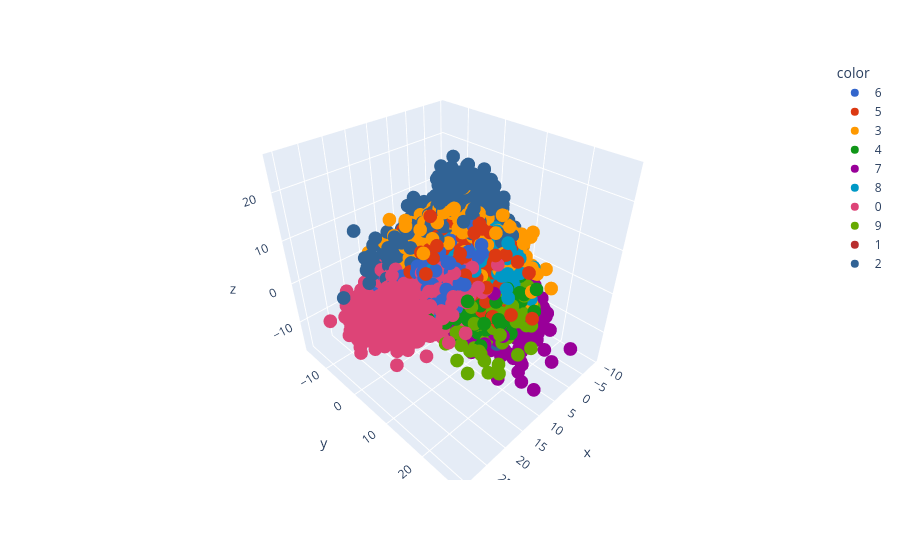

Notebook code cell kept with this figure:
### Code cell
import plotly.express as px

y_train_trf2 = y_train.astype(str)
fig = px.scatter_3d(x=X_train_trf2[:,0],
                 y=X_train_trf2[:,1],
                 z=X_train_trf2[:,2],
                 color=y_train_trf2,
                 color_discrete_sequence=px.colors.qualitative.G10)
fig.show()

### Figure 1 — Plotly figure (JSON) as saved in the notebook; plotly's stock layout.template omitted (floating-point values rounded to 4 significant figures; data arrays with more than 128 entries replaced by an {"elided": "..."} marker saying what was removed)
{"data": [{"hovertemplate": "color=6<br>x=%{x}<br>y=%{y}<br>z=%{z}<extra></extra>", "legendgroup": "6", "marker": {"color": "#3366CC", "symbol": "circle"}, "mode": "markers", "name": "6", "scene": "scene", "showlegend": true, "type": "scatter3d", "x": {"elided": "3352 float values"}, "y": {"elided": "3352 float values"}, "z": {"elided": "3352 float values"}}, {"hovertemplate": "color=5<br>x=%{x}<br>y=%{y}<br>z=%{z}<extra></extra>", "legendgroup": "5", "marker": {"color": "#DC3912", "symbol": "circle"}, "mode": "markers", "name": "5", "scene": "scene", "showlegend": true, "type": "scatter3d", "x": {"elided": "3093 float values"}, "y": {"elided": "3093 float values"}, "z": {"elided": "3093 float values"}}, {"hovertemplate": "color=3<br>x=%{x}<br>y=%{y}<br>z=%{z}<extra></extra>", "legendgroup": "3", "marker": {"color": "#FF9900", "symbol": "circle"}, "mode": "markers", "name": "3", "scene": "scene", "showlegend": true, "type": "scatter3d", "x": {"elided": "3414 float values"}, "y": {"elided": "3414 float values"}, "z": {"elided": "3414 float values"}}, {"hovertemplate": "color=4<br>x=%{x}<br>y=%{y}<br>z=%{z}<extra></extra>", "legendgroup": "4", "marker": {"color": "#109618", "symbol": "circle"}, "mode": "markers", "name": "4", "scene": "scene", "showlegend": true, "type": "scatter3d", "x": {"elided": "3233 float values"}, "y": {"elided": "3233 float values"}, "z": {"elided": "3233 float values"}}, {"hovertemplate": "color=7<br>x=%{x}<br>y=%{y}<br>z=%{z}<extra></extra>", "legendgroup": "7", "marker": {"color": "#990099", "symbol": "circle"}, "mode": "markers", "name": "7", "scene": "scene", "showlegend": true, "type": "scatter3d", "x": {"elided": "3508 float values"}, "y": {"elided": "3508 float values"}, "z": {"elided": "3508 float values"}}, {"hovertemplate": "color=8<br>x=%{x}<br>y=%{y}<br>z=%{z}<extra></extra>", "legendgroup": "8", "marker": {"color": "#0099C6", "symbol": "circle"}, "mode": "markers", "name": "8", "scene": "scene", "showlegend": true, "type": "scatter3d", "x": {"elided": "3228 float values"}, "y": {"elided": "3228 float values"}, "z": {"elided": "3228 float values"}}, {"hovertemplate": "color=0<br>x=%{x}<br>y=%{y}<br>z=%{z}<extra></extra>", "legendgroup": "0", "marker": {"color": "#DD4477", "symbol": "circle"}, "mode": "markers", "name": "0", "scene": "scene", "showlegend": true, "type": "scatter3d", "x": {"elided": "3316 float values"}, "y": {"elided": "3316 float values"}, "z": {"elided": "3316 float values"}}, {"hovertemplate": "color=9<br>x=%{x}<br>y=%{y}<br>z=%{z}<extra></extra>", "legendgroup": "9", "marker": {"color": "#66AA00", "symbol": "circle"}, "mode": "markers", "name": "9", "scene": "scene", "showlegend": true, "type": "scatter3d", "x": {"elided": "3350 float values"}, "y": {"elided": "3350 float values"}, "z": {"elided": "3350 float values"}}, {"hovertemplate": "color=1<br>x=%{x}<br>y=%{y}<br>z=%{z}<extra></extra>", "legendgroup": "1", "marker": {"color": "#B82E2E", "symbol": "circle"}, "mode": "markers", "name": "1", "scene": "scene", "showlegend": true, "type": "scatter3d", "x": {"elided": "3775 float values"}, "y": {"elided": "3775 float values"}, "z": {"elided": "3775 float values"}}, {"hovertemplate": "color=2<br>x=%{x}<br>y=%{y}<br>z=%{z}<extra></extra>", "legendgroup": "2", "marker": {"color": "#316395", "symbol": "circle"}, "mode": "markers", "name": "2", "scene": "scene", "showlegend": true, "type": "scatter3d", "x": {"elided": "3331 float values"}, "y": {"elided": "3331 float values"}, "z": {"elided": "3331 float values"}}], "layout": {"legend": {"title": {"text": "color"}, "tracegroupgap": 0}, "margin": {"t": 60}, "scene": {"domain": {"x": [0, 1], "y": [0, 1]}, "xaxis": {"title": {"text": "x"}}, "yaxis": {"title": {"text": "y"}}, "zaxis": {"title": {"text": "z"}}}}}
